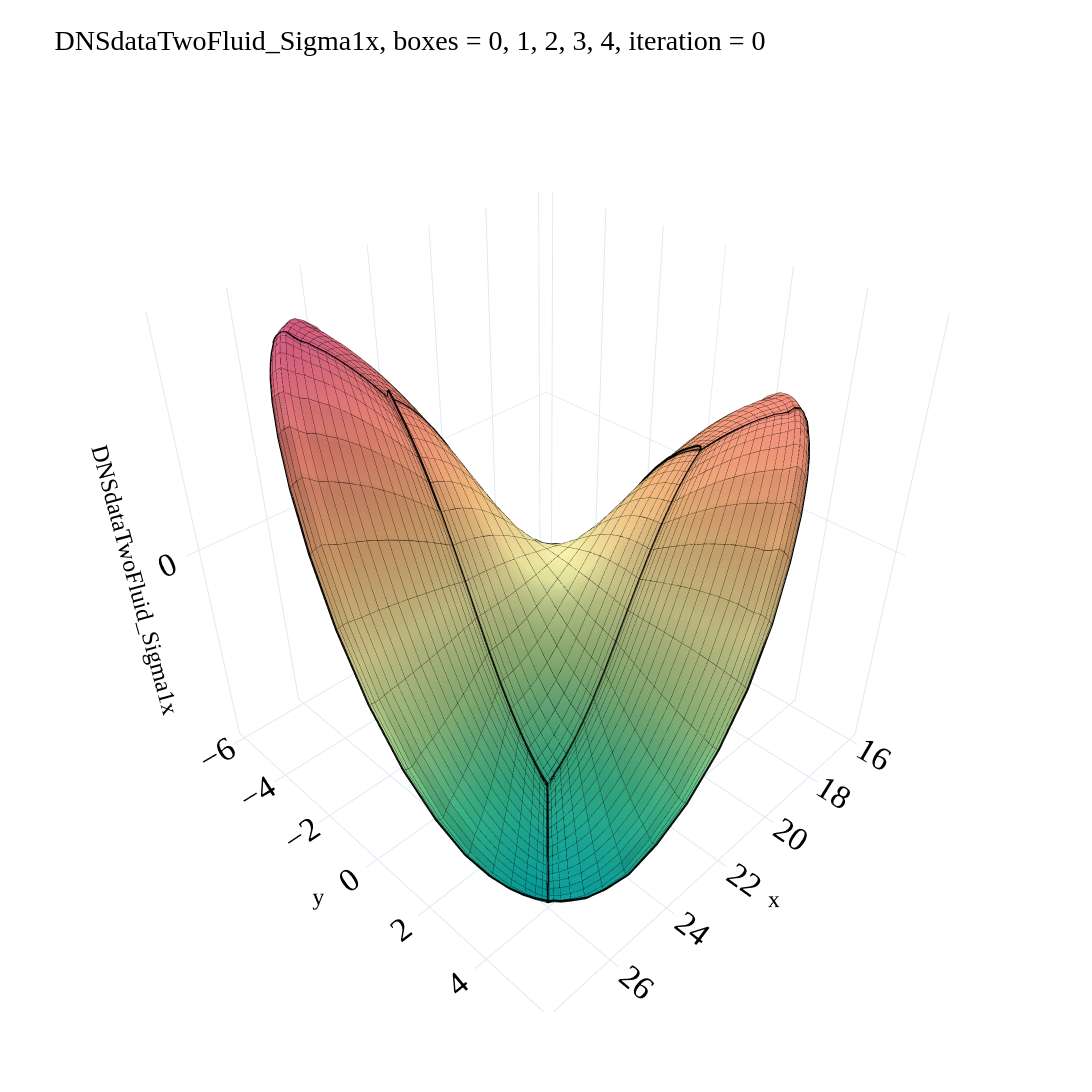
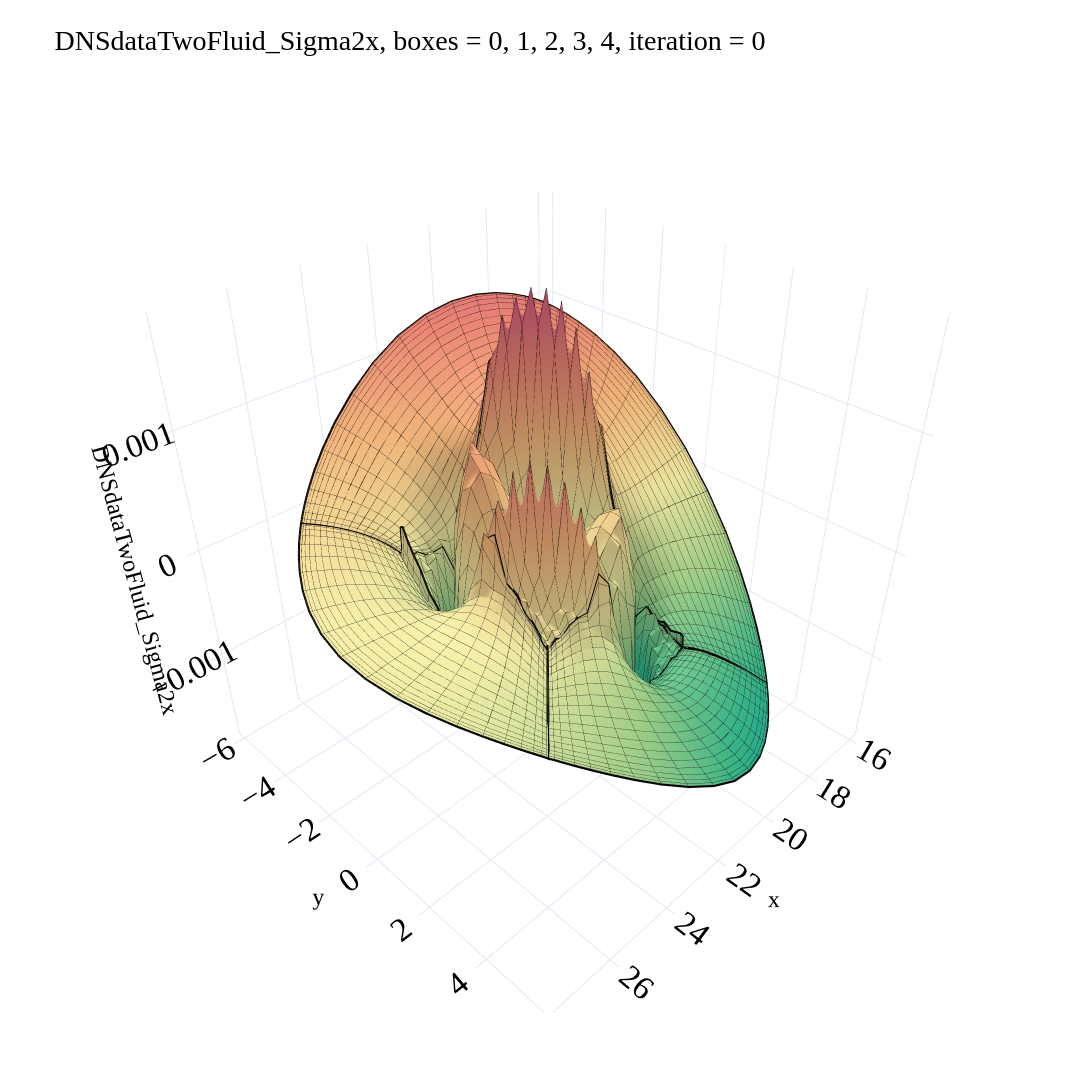

Notebook cell for these charts, in order:
### Markdown cell above
Full star 1

### Code cell
s1_boxes = ['0','1','2','3','4']
if two_fluids_data:
  plot_2D_surface_from_files(top_path, 'DNSdataTwoFluid_Sigma1x', s1_boxes)
  plot_2D_surface_from_files(top_path, 'DNSdataTwoFluid_Sigma2x', s1_boxes)
else:
    plot_2D_surface_from_files(top_path, 'DNSdata_Sigmax', s1_boxes)
